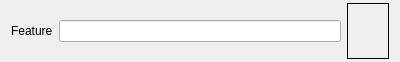
<?xml version="1.0" encoding="UTF-8"?>
<ui version="4.0">
 <class>ColorTest</class>
 <widget class="QWidget" name="ColorTest">
  <property name="geometry">
   <rect>
    <x>0</x>
    <y>0</y>
    <width>400</width>
    <height>62</height>
   </rect>
  </property>
  <property name="sizePolicy">
   <sizepolicy hsizetype="Preferred" vsizetype="Minimum">
    <horstretch>0</horstretch>
    <verstretch>0</verstretch>
   </sizepolicy>
  </property>
  <property name="windowTitle">
   <string>Form</string>
  </property>
  <layout class="QVBoxLayout" name="verticalLayout">
   <property name="topMargin">
    <number>3</number>
   </property>
   <property name="bottomMargin">
    <number>3</number>
   </property>
   <item>
    <layout class="QHBoxLayout" name="horizontalLayout">
     <item>
      <widget class="QLabel" name="label">
       <property name="text">
        <string>Feature</string>
       </property>
      </widget>
     </item>
     <item>
      <widget class="QLineEdit" name="lineEdit">
       <property name="sizePolicy">
        <sizepolicy hsizetype="MinimumExpanding" vsizetype="Fixed">
         <horstretch>0</horstretch>
         <verstretch>0</verstretch>
        </sizepolicy>
       </property>
       <property name="acceptDrops">
        <bool>false</bool>
       </property>
       <property name="readOnly">
        <bool>true</bool>
       </property>
      </widget>
     </item>
     <item>
      <widget class="QFrame" name="ButtonFrame">
       <property name="sizePolicy">
        <sizepolicy hsizetype="Minimum" vsizetype="Minimum">
         <horstretch>0</horstretch>
         <verstretch>0</verstretch>
        </sizepolicy>
       </property>
       <property name="autoFillBackground">
        <bool>false</bool>
       </property>
       <property name="styleSheet">
        <string notr="true">#ButtonFrame{
background-image: url(:/ui/buttons/transparency_swatch.gif);
border: 1px solid black;
}</string>
       </property>
       <property name="frameShape">
        <enum>QFrame::StyledPanel</enum>
       </property>
       <property name="frameShadow">
        <enum>QFrame::Raised</enum>
       </property>
       <property name="lineWidth">
        <number>1</number>
       </property>
       <layout class="QGridLayout" name="gridLayout">
        <property name="leftMargin">
         <number>0</number>
        </property>
        <property name="topMargin">
         <number>0</number>
        </property>
        <property name="rightMargin">
         <number>0</number>
        </property>
        <property name="bottomMargin">
         <number>0</number>
        </property>
        <item row="0" column="0">
         <widget class="QPushButton" name="colorSwatch">
          <property name="sizePolicy">
           <sizepolicy hsizetype="Maximum" vsizetype="Expanding">
            <horstretch>0</horstretch>
            <verstretch>0</verstretch>
           </sizepolicy>
          </property>
          <property name="autoFillBackground">
           <bool>true</bool>
          </property>
          <property name="styleSheet">
           <string notr="true"/>
          </property>
          <property name="text">
           <string/>
          </property>
          <property name="flat">
           <bool>true</bool>
          </property>
         </widget>
        </item>
       </layout>
      </widget>
     </item>
    </layout>
   </item>
  </layout>
 </widget>
 <resources/>
 <connections/>
</ui>
